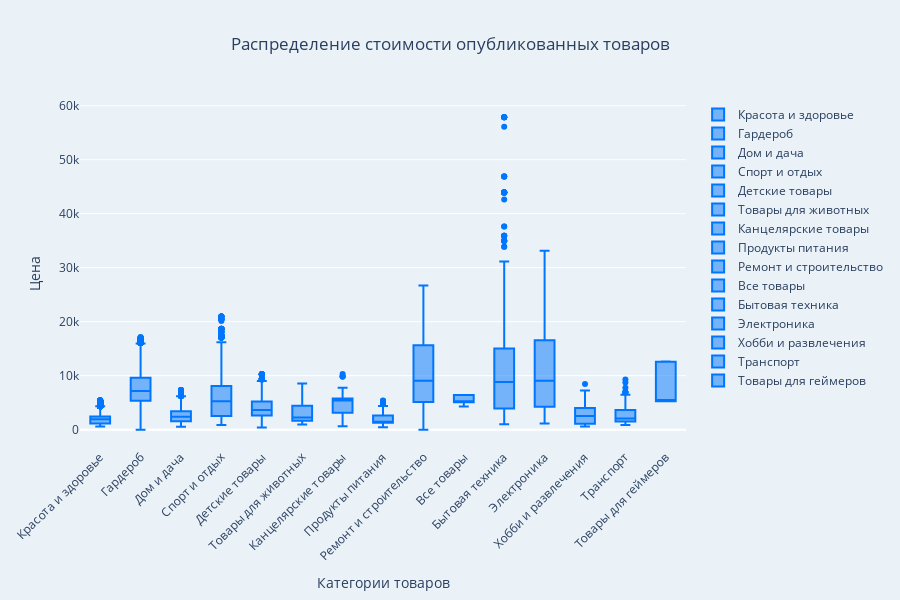

The code cell stored with this chart in its notebook:
### Code cell
fig = go.Figure()

for group in cat:
    group_data = df_offers_and_orders_published_iqr[df_offers_and_orders_published_iqr['category'] == group]["price"]
    
    fig.add_trace(go.Box(
        y=group_data,
        name=str(group),
        boxpoints='outliers',
        marker_color='#0076fe',
        line_color="#0076fe",
        
    ))

fig.update_layout(
    title='Распределение стоимости опубликованных товаров',
    title_x=0.5,
    xaxis_title='Категории товаров',
    yaxis_title='Цена',
    xaxis_tickangle=-45,
    height=600,
    showlegend=True,
    plot_bgcolor='#eaf2f8',
    paper_bgcolor='#eaf2f8'
)

### Figure 1 — Plotly figure (JSON) as saved in the notebook; plotly's stock layout.template omitted (floating-point values rounded to 4 significant figures; data arrays with more than 128 entries replaced by an {"elided": "..."} marker saying what was removed)
{"data": [{"boxpoints": "outliers", "line": {"color": "#0076fe"}, "marker": {"color": "#0076fe"}, "name": "Красота и здоровье", "type": "box", "y": {"elided": "5796 int values"}}, {"boxpoints": "outliers", "line": {"color": "#0076fe"}, "marker": {"color": "#0076fe"}, "name": "Гардероб", "type": "box", "y": {"elided": "4214 int values"}}, {"boxpoints": "outliers", "line": {"color": "#0076fe"}, "marker": {"color": "#0076fe"}, "name": "Дом и дача", "type": "box", "y": {"elided": "8676 int values"}}, {"boxpoints": "outliers", "line": {"color": "#0076fe"}, "marker": {"color": "#0076fe"}, "name": "Спорт и отдых", "type": "box", "y": {"elided": "1789 int values"}}, {"boxpoints": "outliers", "line": {"color": "#0076fe"}, "marker": {"color": "#0076fe"}, "name": "Детские товары", "type": "box", "y": {"elided": "485 int values"}}, {"boxpoints": "outliers", "line": {"color": "#0076fe"}, "marker": {"color": "#0076fe"}, "name": "Товары для животных", "type": "box", "y": {"elided": "627 int values"}}, {"boxpoints": "outliers", "line": {"color": "#0076fe"}, "marker": {"color": "#0076fe"}, "name": "Канцелярские товары", "type": "box", "y": {"elided": "395 int values"}}, {"boxpoints": "outliers", "line": {"color": "#0076fe"}, "marker": {"color": "#0076fe"}, "name": "Продукты питания", "type": "box", "y": {"elided": "872 int values"}}, {"boxpoints": "outliers", "line": {"color": "#0076fe"}, "marker": {"color": "#0076fe"}, "name": "Ремонт и строительство", "type": "box", "y": {"elided": "132 int values"}}, {"boxpoints": "outliers", "line": {"color": "#0076fe"}, "marker": {"color": "#0076fe"}, "name": "Все товары", "type": "box", "y": [4305, 5084, 5084, 5084, 5084, 6397, 6397, 5084, 5084, 6397]}, {"boxpoints": "outliers", "line": {"color": "#0076fe"}, "marker": {"color": "#0076fe"}, "name": "Бытовая техника", "type": "box", "y": {"elided": "853 int values"}}, {"boxpoints": "outliers", "line": {"color": "#0076fe"}, "marker": {"color": "#0076fe"}, "name": "Электроника", "type": "box", "y": {"elided": "433 int values"}}, {"boxpoints": "outliers", "line": {"color": "#0076fe"}, "marker": {"color": "#0076fe"}, "name": "Хобби и развлечения", "type": "box", "y": {"elided": "800 int values"}}, {"boxpoints": "outliers", "line": {"color": "#0076fe"}, "marker": {"color": "#0076fe"}, "name": "Транспорт", "type": "box", "y": {"elided": "415 int values"}}, {"boxpoints": "outliers", "line": {"color": "#0076fe"}, "marker": {"color": "#0076fe"}, "name": "Товары для геймеров", "type": "box", "y": [5717, 12643, 12643, 12643, 12544, 5278, 5278, 12544, 5278, 5278, 5278, 5278]}], "layout": {"height": 600, "paper_bgcolor": "#eaf2f8", "plot_bgcolor": "#eaf2f8", "showlegend": true, "title": {"text": "Распределение стоимости опубликованных товаров", "x": 0.5}, "xaxis": {"tickangle": -45, "title": {"text": "Категории товаров"}}, "yaxis": {"title": {"text": "Цена"}}}}
